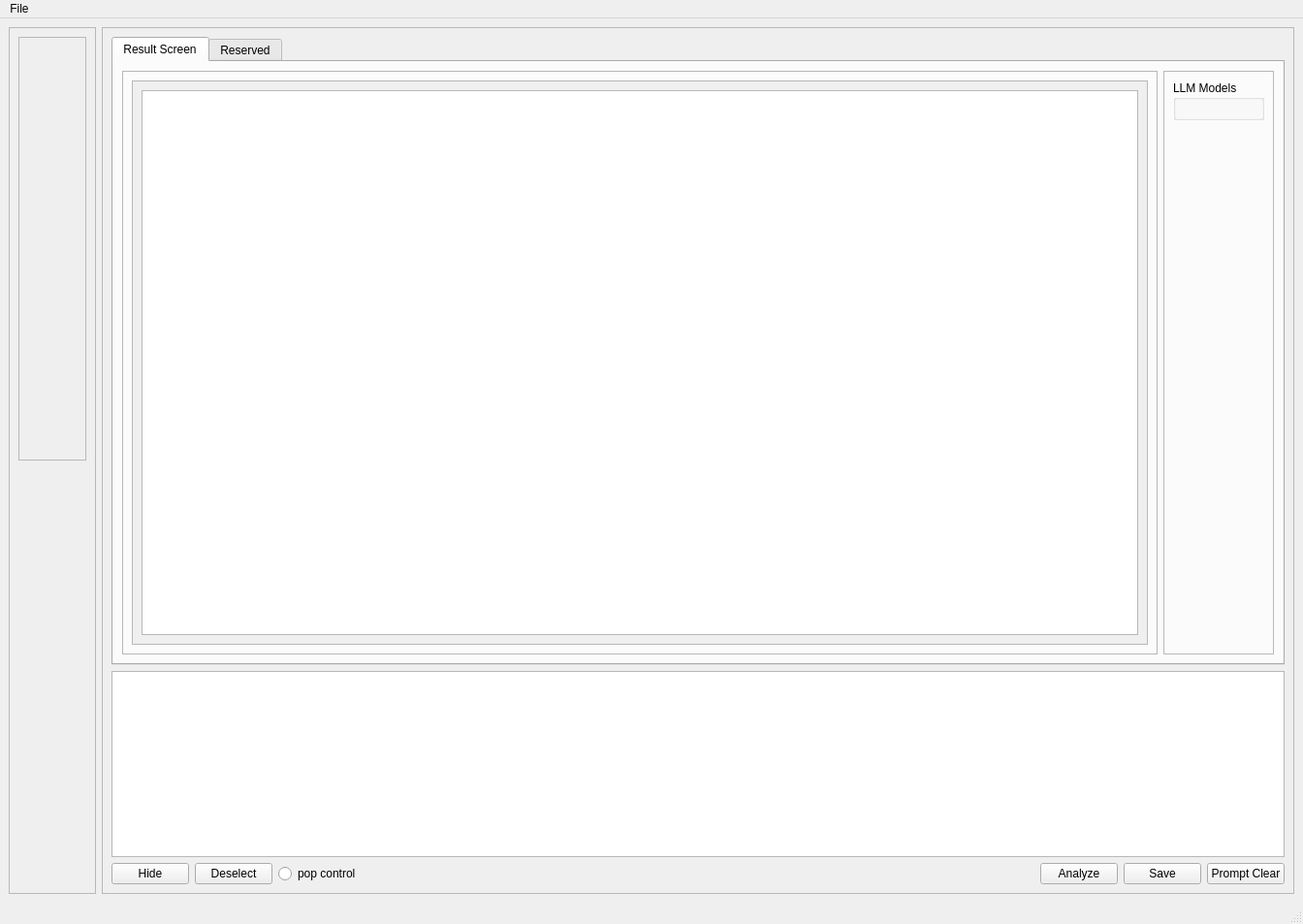
<?xml version="1.0" encoding="UTF-8"?>
<ui version="4.0">
 <class>MainWindow</class>
 <widget class="QMainWindow" name="MainWindow">
  <property name="geometry">
   <rect>
    <x>0</x>
    <y>0</y>
    <width>1344</width>
    <height>953</height>
   </rect>
  </property>
  <property name="windowTitle">
   <string>MainWindow</string>
  </property>
  <widget class="QWidget" name="centralwidget">
   <layout class="QHBoxLayout" name="horizontalLayout_8">
    <item>
     <widget class="QFrame" name="explorer_frame">
      <property name="sizePolicy">
       <sizepolicy hsizetype="Fixed" vsizetype="Preferred">
        <horstretch>50</horstretch>
        <verstretch>0</verstretch>
       </sizepolicy>
      </property>
      <property name="frameShape">
       <enum>QFrame::StyledPanel</enum>
      </property>
      <property name="frameShadow">
       <enum>QFrame::Raised</enum>
      </property>
      <layout class="QVBoxLayout" name="verticalLayout">
       <item>
        <widget class="QScrollArea" name="explorer_scrollArea">
         <property name="widgetResizable">
          <bool>true</bool>
         </property>
         <widget class="QWidget" name="scrollAreaWidgetContents_2">
          <property name="geometry">
           <rect>
            <x>0</x>
            <y>0</y>
            <width>69</width>
            <height>432</height>
           </rect>
          </property>
          <layout class="QVBoxLayout" name="verticalLayout_2"/>
         </widget>
        </widget>
       </item>
       <item>
        <spacer name="verticalSpacer">
         <property name="orientation">
          <enum>Qt::Vertical</enum>
         </property>
         <property name="sizeHint" stdset="0">
          <size>
           <width>20</width>
           <height>40</height>
          </size>
         </property>
        </spacer>
       </item>
      </layout>
     </widget>
    </item>
    <item>
     <widget class="QFrame" name="frame">
      <property name="sizePolicy">
       <sizepolicy hsizetype="Preferred" vsizetype="Preferred">
        <horstretch>0</horstretch>
        <verstretch>0</verstretch>
       </sizepolicy>
      </property>
      <property name="frameShape">
       <enum>QFrame::StyledPanel</enum>
      </property>
      <property name="frameShadow">
       <enum>QFrame::Raised</enum>
      </property>
      <layout class="QVBoxLayout" name="verticalLayout_8">
       <item>
        <widget class="QTabWidget" name="tabWidget">
         <property name="currentIndex">
          <number>0</number>
         </property>
         <widget class="QWidget" name="tab_2">
          <attribute name="title">
           <string>Result Screen</string>
          </attribute>
          <layout class="QGridLayout" name="gridLayout">
           <item row="2" column="0">
            <widget class="QFrame" name="frame_2">
             <property name="sizePolicy">
              <sizepolicy hsizetype="Expanding" vsizetype="Expanding">
               <horstretch>0</horstretch>
               <verstretch>0</verstretch>
              </sizepolicy>
             </property>
             <property name="frameShape">
              <enum>QFrame::StyledPanel</enum>
             </property>
             <property name="frameShadow">
              <enum>QFrame::Raised</enum>
             </property>
             <layout class="QGridLayout" name="gridLayout_2">
              <item row="0" column="0">
               <widget class="QScrollArea" name="scrollArea">
                <property name="widgetResizable">
                 <bool>true</bool>
                </property>
                <widget class="QWidget" name="scrollAreaWidgetContents">
                 <property name="geometry">
                  <rect>
                   <x>0</x>
                   <y>0</y>
                   <width>1046</width>
                   <height>580</height>
                  </rect>
                 </property>
                 <layout class="QVBoxLayout" name="verticalLayout_11">
                  <item>
                   <widget class="QPlainTextEdit" name="llmresult_plainTextEdit"/>
                  </item>
                 </layout>
                </widget>
               </widget>
              </item>
             </layout>
            </widget>
           </item>
           <item row="2" column="1">
            <widget class="QFrame" name="frame_3">
             <property name="frameShape">
              <enum>QFrame::StyledPanel</enum>
             </property>
             <property name="frameShadow">
              <enum>QFrame::Raised</enum>
             </property>
             <layout class="QVBoxLayout" name="verticalLayout_4">
              <item>
               <widget class="QGroupBox" name="groupBox">
                <property name="title">
                 <string>LLM Models</string>
                </property>
                <layout class="QVBoxLayout" name="verticalLayout_5">
                 <item>
                  <layout class="QGridLayout" name="modelgridLayout"/>
                 </item>
                </layout>
               </widget>
              </item>
              <item>
               <spacer name="verticalSpacer_3">
                <property name="orientation">
                 <enum>Qt::Vertical</enum>
                </property>
                <property name="sizeHint" stdset="0">
                 <size>
                  <width>20</width>
                  <height>40</height>
                 </size>
                </property>
               </spacer>
              </item>
             </layout>
            </widget>
           </item>
          </layout>
         </widget>
         <widget class="QWidget" name="tab">
          <attribute name="title">
           <string>Reserved</string>
          </attribute>
          <layout class="QVBoxLayout" name="verticalLayout_3">
           <item>
            <widget class="QGroupBox" name="groupBox_7">
             <property name="font">
              <font>
               <weight>75</weight>
               <bold>true</bold>
              </font>
             </property>
             <property name="title">
              <string>History</string>
             </property>
             <layout class="QVBoxLayout" name="verticalLayout_13">
              <item>
               <layout class="QGridLayout" name="history_table">
                <item row="0" column="3">
                 <widget class="QLabel" name="label_14">
                  <property name="text">
                   <string>Repository</string>
                  </property>
                  <property name="alignment">
                   <set>Qt::AlignCenter</set>
                  </property>
                 </widget>
                </item>
                <item row="0" column="0">
                 <widget class="QLabel" name="label_5">
                  <property name="text">
                   <string>Image</string>
                  </property>
                  <property name="alignment">
                   <set>Qt::AlignCenter</set>
                  </property>
                 </widget>
                </item>
                <item row="0" column="4">
                 <widget class="QLabel" name="label_15">
                  <property name="text">
                   <string>Released to ThunderSoft</string>
                  </property>
                  <property name="alignment">
                   <set>Qt::AlignCenter</set>
                  </property>
                 </widget>
                </item>
                <item row="0" column="2">
                 <widget class="QLabel" name="label_8">
                  <property name="text">
                   <string>TAG</string>
                  </property>
                  <property name="alignment">
                   <set>Qt::AlignCenter</set>
                  </property>
                 </widget>
                </item>
                <item row="0" column="1">
                 <widget class="QLabel" name="label_6">
                  <property name="text">
                   <string>Version</string>
                  </property>
                  <property name="alignment">
                   <set>Qt::AlignCenter</set>
                  </property>
                 </widget>
                </item>
               </layout>
              </item>
             </layout>
            </widget>
           </item>
           <item>
            <spacer name="verticalSpacer_2">
             <property name="orientation">
              <enum>Qt::Vertical</enum>
             </property>
             <property name="sizeHint" stdset="0">
              <size>
               <width>20</width>
               <height>40</height>
              </size>
             </property>
            </spacer>
           </item>
          </layout>
         </widget>
        </widget>
       </item>
       <item>
        <widget class="QTextBrowser" name="prompt_window">
         <property name="sizePolicy">
          <sizepolicy hsizetype="Preferred" vsizetype="Minimum">
           <horstretch>0</horstretch>
           <verstretch>0</verstretch>
          </sizepolicy>
         </property>
         <property name="readOnly">
          <bool>false</bool>
         </property>
        </widget>
       </item>
       <item>
        <layout class="QHBoxLayout" name="horizontalLayout_4">
         <item>
          <widget class="QPushButton" name="explore_pushButton">
           <property name="text">
            <string>Hide</string>
           </property>
          </widget>
         </item>
         <item>
          <widget class="QPushButton" name="deselectpushButton">
           <property name="text">
            <string>Deselect</string>
           </property>
          </widget>
         </item>
         <item>
          <widget class="QRadioButton" name="popctrl_radioButton">
           <property name="text">
            <string>pop control</string>
           </property>
          </widget>
         </item>
         <item>
          <spacer name="horizontalSpacer_2">
           <property name="orientation">
            <enum>Qt::Horizontal</enum>
           </property>
           <property name="sizeHint" stdset="0">
            <size>
             <width>40</width>
             <height>20</height>
            </size>
           </property>
          </spacer>
         </item>
         <item>
          <widget class="QPushButton" name="analyze_pushButton">
           <property name="text">
            <string>Analyze</string>
           </property>
          </widget>
         </item>
         <item>
          <widget class="QPushButton" name="save_pushButton">
           <property name="text">
            <string>Save</string>
           </property>
          </widget>
         </item>
         <item>
          <widget class="QPushButton" name="prompt_clear_pushButton">
           <property name="text">
            <string>Prompt Clear</string>
           </property>
          </widget>
         </item>
        </layout>
       </item>
      </layout>
     </widget>
    </item>
   </layout>
  </widget>
  <widget class="QMenuBar" name="menubar">
   <property name="geometry">
    <rect>
     <x>0</x>
     <y>0</y>
     <width>1344</width>
     <height>21</height>
    </rect>
   </property>
   <widget class="QMenu" name="menuFile">
    <property name="title">
     <string>File</string>
    </property>
    <addaction name="actionOpen_Result_Excel"/>
    <addaction name="actionOpen_Fold"/>
   </widget>
   <addaction name="menuFile"/>
  </widget>
  <widget class="QStatusBar" name="statusbar"/>
  <action name="actionOn">
   <property name="text">
    <string>On</string>
   </property>
  </action>
  <action name="actionOff">
   <property name="text">
    <string>Off</string>
   </property>
  </action>
  <action name="actionOpen_Result_Excel">
   <property name="text">
    <string>Open File...</string>
   </property>
  </action>
  <action name="actionOpen_Fold">
   <property name="text">
    <string>Open Fold...</string>
   </property>
  </action>
 </widget>
 <resources/>
 <connections/>
</ui>
